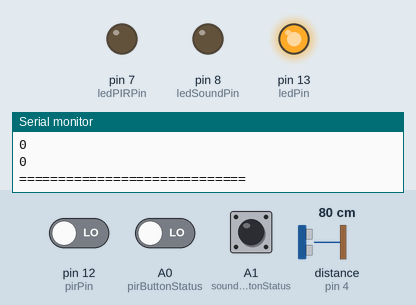
This sketch was run on a simulated Arduino Uno, built with avr-gcc and run on an emulated ATmega328P. Shown: output pins drawn as LEDs (lit = HIGH), the last lines printed to the serial monitor. The inputs (shaded band) are chosen by the test bench; at power-on: A1 (soundButtonStatus) LOW, A0 (pirButtonStatus) LOW, pin 12 (pirPin) LOW, distance to the obstacle (sensor on pin 4) 80 cm. The echo pulse lasts 58.3 µs per cm; pins used as bus, display or sensor lines are not drawn.

Above: at 2.8 s.
2.9 s: A1 (soundButtonStatus) pulled HIGH for 1.2 s
At 7.2 s:
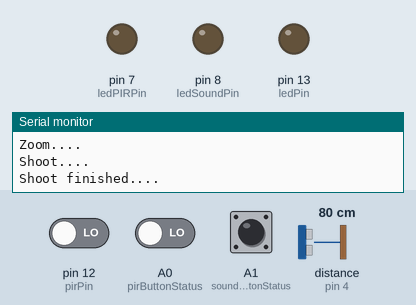
8.2 s: A0 (pirButtonStatus) driven HIGH
At 9.1 s:
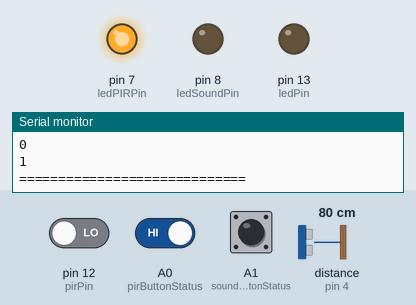
10.0 s: A0 (pirButtonStatus) driven LOW
At 11.0 s:
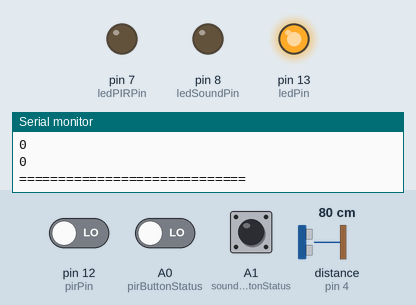
12.1 s: A1 (soundButtonStatus) pulled HIGH for 3.2 s
At 12.62 s:
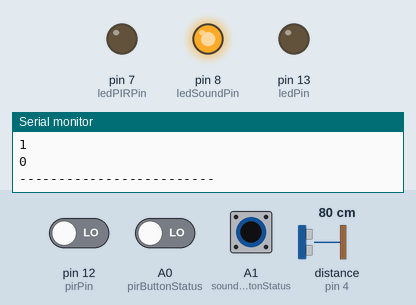
18.6 s: pin 12 (pirPin) driven HIGH and A0 (pirButtonStatus) driven HIGH
At 23.1 s:
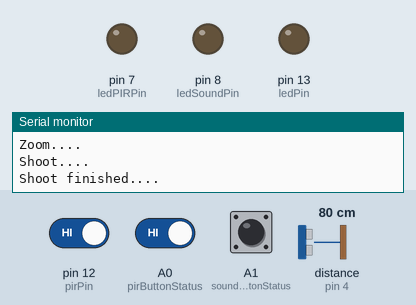
Timing chart, 0 to 23.7 s (numbered marks = the images above; inputs shaded):
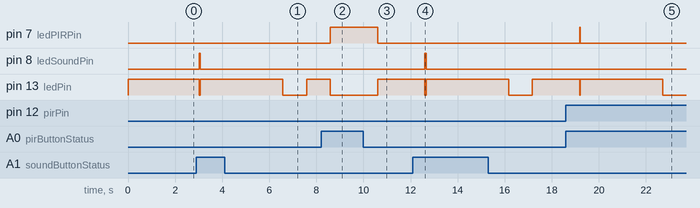

The sketch:

Sale_Bird_Ultrasonic_20151016.ino
```cpp
#include <Ultrasonic.h>

const byte ledPin = 13;
const byte pirButtonStatus = A0;
const byte soundButtonStatus = A1;

//PIR
const byte pirPin = 12;
const byte ledPIRPin = 7;
//Camera
const byte zoomPin = 0;
const byte shootPin = 1;

//Sound
#define trigPin   3
#define echoPin   4
const byte ledSoundPin = 8;
Ultrasonic ultrasonic(trigPin, echoPin);


void zoomShootNow() {

    digitalWrite(ledPin, HIGH);
    digitalWrite(ledSoundPin, LOW);
    digitalWrite(ledPIRPin, LOW);
    Serial.println("Zoom....");
    digitalWrite(zoomPin, HIGH);
    delay(2000);
    digitalWrite(shootPin, HIGH);
    Serial.println("Shoot....");
    delay(1500);
    digitalWrite(zoomPin, LOW);
    digitalWrite(shootPin, LOW);
    Serial.println("Shoot finished....");
    digitalWrite(ledPin, LOW);

}

void setStatusButtonNow(int btnSound, int btnPIR) {
  Serial.println(btnSound);
  Serial.println(btnPIR);
  Serial.println("=============================");

    if(btnSound==1) {
        digitalWrite(ledSoundPin, HIGH);
        digitalWrite(ledPIRPin, LOW);
        digitalWrite(ledPin, LOW);
    }else if(btnPIR==1) {
        digitalWrite(ledSoundPin, LOW);
        digitalWrite(ledPIRPin, HIGH);
        digitalWrite(ledPin, LOW);
    }else{
      digitalWrite(ledSoundPin, LOW);
        digitalWrite(ledPIRPin, LOW);
        digitalWrite(ledPin, HIGH);
    }
}

void setup() {

  Serial.begin(9600);

  pinMode(ledPIRPin, OUTPUT);
  pinMode(ledSoundPin, OUTPUT);
  digitalWrite(ledPIRPin, LOW);
  digitalWrite(ledSoundPin, LOW);

  pinMode(pirPin, INPUT);
  pinMode(ledPin, OUTPUT);
  pinMode(zoomPin, OUTPUT);
  pinMode(shootPin, OUTPUT);
  pinMode (trigPin, OUTPUT);
  pinMode (echoPin, INPUT);
  pinMode (pirButtonStatus, INPUT);
  pinMode (soundButtonStatus, INPUT);
}

void loop() {
  int buttonSOUND = digitalRead(soundButtonStatus);
  int buttonPIR = digitalRead(pirButtonStatus);
  Serial.println(buttonSOUND);
  Serial.println(buttonPIR);
  Serial.println("-------------------------");
  setStatusButtonNow(buttonSOUND, buttonPIR);

  if(buttonSOUND==1) {
    float cmMsec, inMsec;
    long microsec = ultrasonic.timing();
    cmMsec = ultrasonic.convert(microsec, Ultrasonic::CM); // 計算距離，單位: 公分

    Serial.println("MS: ");
    Serial.print(microsec);
    Serial.print(", CM: ");
    Serial.println(cmMsec);

    if(cmMsec<90) {
      Serial.println("Distance < 90 detected!");
      zoomShootNow();
    }
  }

  if(buttonPIR==1) {
    boolean val = digitalRead(pirPin);
    if (val) {
        Serial.println("PIR detected!");
        zoomShootNow();
        //delay(1000);
    }
  }

  delay(1000);
}
```

Measured:
- after the input at 2.9 s, pin 8 (ledSoundPin): LOW → HIGH after 0.12 s, → LOW 0.05 s later; pin 13 (ledPin): HIGH → LOW after 0.12 s, → HIGH 0.05 s later, → LOW 3.5 s later, → HIGH 1.0 s later
- after the input at 8.2 s, pin 7 (ledPIRPin): LOW → HIGH after 0.39 s; pin 13 (ledPin): HIGH → LOW after 0.39 s
- after the input at 10.0 s, pin 7 (ledPIRPin): HIGH → LOW after 0.60 s; pin 13 (ledPin): LOW → HIGH after 0.60 s
- after the input at 12.1 s, pin 8 (ledSoundPin): LOW → HIGH after 0.51 s, → LOW 0.05 s later; pin 13 (ledPin): HIGH → LOW after 0.51 s, → HIGH 0.05 s later, → LOW 3.5 s later, → HIGH 1.0 s later
- after the input at 18.6 s, pin 7 (ledPIRPin): LOW → HIGH after 0.59 s, → LOW 0.02 s later; pin 13 (ledPin): HIGH → LOW after 0.59 s, → HIGH 0.02 s later, → LOW 3.5 s later
